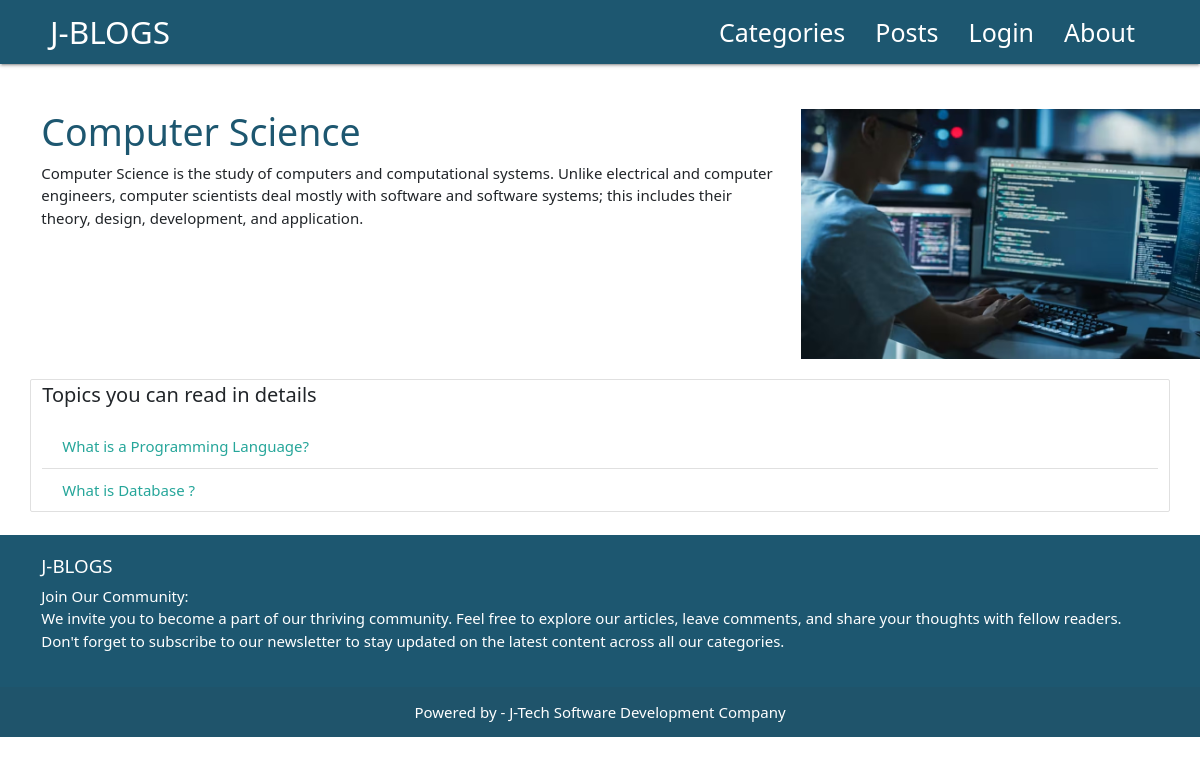
The page /cat_data/1 on the database its author committed.
### blog/models.py (models this page shows, shortened)
class Category(models.Model):
    cat_id = models.AutoField(primary_key=True)
    title = models.CharField(max_length=200)
    description = models.TextField()
    image = models.ImageField(upload_to='category/')
    url = models.CharField(max_length=200)
    add_data = models.DateTimeField(auto_now_add=True)

class Post(models.Model):
    post_id = models.AutoField(primary_key=True)
    title = models.CharField(max_length=200)
    content = models.TextField(blank=True,null=True)
    image = models.ImageField(upload_to='post/')
    url = models.CharField(max_length=200)
    add_data = models.DateTimeField(auto_now_add=True)
    cat = models.ForeignKey(Category,on_delete=models.CASCADE)

### blog/views.py (the view)
# urls.py: path('cat_data/<int:id>',views.cat_data,name='cat_data'),
def cat_data(request,id):
    cat = Category.objects.get(cat_id = id)
    post = Post.objects.filter(cat=cat)
    return render(request,'category.html',{'cat':cat,'post':post})

### templates/category.html (shortened to what this page needs)
{% extends 'base.html' %}
{% block 'content' %}
<div class="container mt-5">
    <div class="row">
        <div class="col-sm-8">
            <h1 style="color:#1d5770;">{{ cat.title }}</h1>
                <p> {{ cat.description | safe }}</p>
        </div>
        <div class="col-sm-4">
             <img src="/media/{{ cat.image }}" class="img-responsive" width="400" height="250" >
        </div>
    </div>
</div>
     <div class="collection container">
<p style="font-size:20px;color:">Topics you can read in details</p>
      {% for p in post %}
        <a href="{% url 'posts_data' p.post_id %}" class="collection-item">{{ p.title }}</a>
      {% endfor %}
      </div>
<br>
{% endblock %}

### templates/header.html (style rules this page uses)
a { text-decoration:None; }

### rows shown on the page
Category: title "Computer Science", description "Computer Science is the study of computers and computational systems. Unlike electrical and computer engineers, computer scientists deal mostly with software and software systems; this includes their theory, design, development, and application.", image (picture)
Post: title "What is a Programming Language?"
Post: title "What is Database ?"
